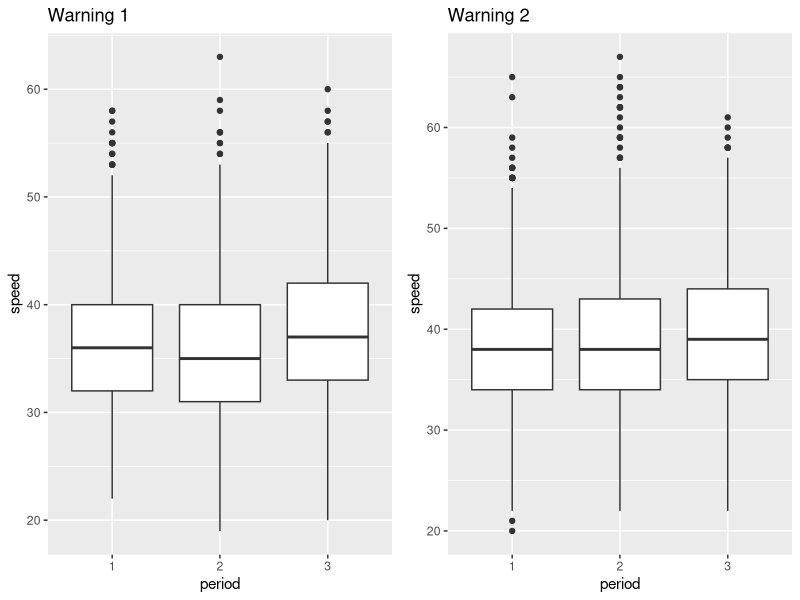
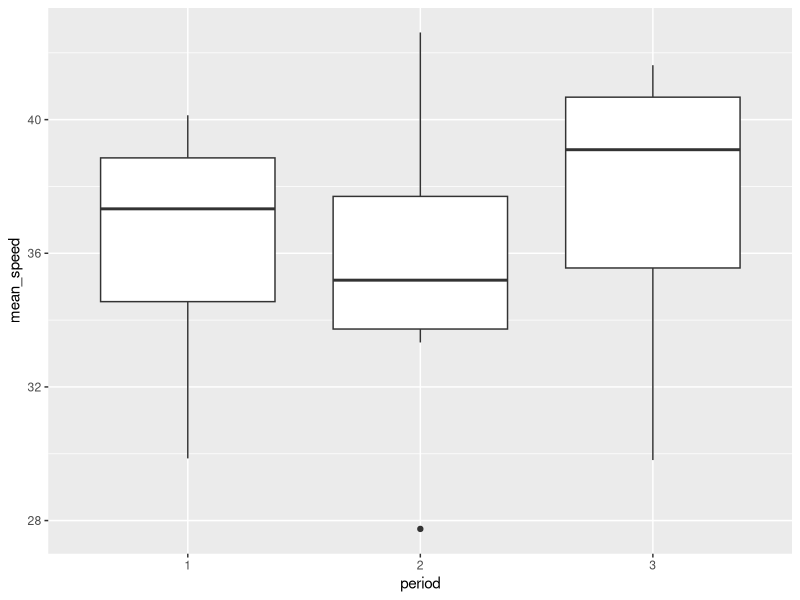

The R script that drew these images, in order:
### Stats with R Exercise sheet 7

##########################
#Week 8: ANOVA
##########################


## This exercise sheet contains the exercises that you will need to complete and 
## submit by 23:55 on Sunday, December 9. Write the code below the questions. 
## If you need to provide a written answer, comment this out using a hashtag (#). 
## Submit your homework via moodle.
## You are allowed to work together in group up to three students, but everybody 
## needs to submit the group version of the homework via moodle.
## You need to provide a serious attempt to each exercise in order to have
## the assignment graded as complete. 

## Please write below your (and your teammates) name, matriculation number. 
## Name: Ayan Majumdar, Chirag Bhuvaneshwara, Egla Hajdini
## Matriculation number: 2571656, 2571703, 2571690

## Change the name of the file by adding your matriculation numbers
## (exercise0N_firstID_secondID_thirdID.R)

###########################################################################################



#######################
### PART 1: Preparation
#######################

library(boot)
library(ggplot2)
library(reshape)

# This time we will be working with the "amis" data frame (package 'boot') that has 
# 8437 rows and 4 columns.

# In a study into the effect that warning signs have on speeding patterns, Cambridgeshire
# County Council considered 14 pairs of locations. The locations were paired to account 
# for factors such as traffic, volume and type of road. One site in each pair had a sign 
# erected warning of the dangers of speeding and asking drivers to slow down. No action 
# was taken at the second site. Three sets of measurements were taken at each site. 
# Each set of measurements was nominally of the speeds of 100 cars but not all sites 
# have exactly 100 measurements. These speed measurements were taken before the erection 
# of the sign, shortly after the erection of the sign, and again after the sign had been 
# in place for some time.

# 1. For the further reference please use ?amis. It may take some time to understand the dataset. 
?amis

# 2. Load the dataset and briefly inspect it. 
# Feel free to make some plots, calculate some statistics in order to understand the data.
data <- amis
str(amis)
# 3. All our columns have numeric type. Convert the categorial columns to factors.
data$period <- as.factor(data$period)
data$warning <- as.factor(data$warning)
data$pair <- as.factor(data$pair)
str(data)
# 4. Build a boxplot for the distribution of `speed` for each of `period` values 
# (before, immediately after and after some time). Build 2 plots side by side
# depending on the `warning` variable.
# (for all plots here and below please use ggplot)
library(cowplot)
plt1 <- ggplot(data[data$warning=="1",], aes(x=period, y=speed)) + geom_boxplot() + ggtitle("Warning 1")
plt2 <- ggplot(data[data$warning=="2",], aes(x=period, y=speed)) + geom_boxplot() + ggtitle("Warning 2")
plot_grid(plt1, plt2)
# 5. What can you conclude according this plot? What can you say about people behaviour in
# different periods: before, immediately after and after some time?

# When there is a sign, after seeing the sign speed reduces, but again increases when measured after a longer time.
# When there is no sign, not much difference in periods 1 and 2, but slightly increases in period 3.

# 6. What are your ideas about why the data with warning==2 (which correspond to the
# measurements in different times on sites where no sign was erected) was collected?

# This data can show if the posting of warning signs have immediate and long term effect on people for speed control.

#######################
### PART 2: 1-way ANOVA
#######################

#1. First let's create a new data frame which will be used for all PART 2.
# For 1-way ANOVA we will be working with the subset of `amis` where the 
# warning sign was erected, which corresponds to warning==1, therefore first
# subset your data to filter out warning==2 and then apply cast() to average
# speed over each "pair" and "period. Assign this new data frame to the variable casted_data.

data1 <- subset(data, data$warning==1)
data1 <- cast(data1, period + pair~., fun.aggregate = 'mean', value = 'speed', na.rm = TRUE)
colnames(data1)[3] <- "mean_speed"

# 2. Build a boxplot of the average speed depending on period
ggplot(data1, aes(x=period,y=mean_speed)) + geom_boxplot() 

# 3. Is there a difference between the periods?

# There seems to be significant difference between period 1 and 2 and 2 and 3 but little between 1 and 3.

# 4. Now, let's check each ANOVA assumptions and whether they are violated or not and why.

# a) Independence assumption
# (you need to figure out the best way to do it and give a detailed justified answer)

# In the data frame data1, there is exactly one unique entry for period-pair combination. So, the independence assumption is met.

# b) Normality of residuals
# (you need to figure out the best way to do it and give a detailed justified answer)

shapiro.test(data1$mean_speed)
# We can apply Shapiro test. The null hypothesis is that the data is normally distributed. 
# From output, we see that the p-value is 0.3494, which is significantly large, and so we cannot reject the null hypothesis.
# Hence, we can assume that the data satisfies the normality of residuals.

# c) Homogeneity of variance of residuals
# (you need to figure out the best way to do it and give a detailed justified answer)

#install.packages("car")
library(car)
leveneTest(data1$mean_speed ~ data1$period, center="mean")
# Levene Test can be applied to check the homogenity of variance. As P value is very big, we can assume that
# there is homogenity of variance.

# 5.Now we are ready to perform 1-way ANOVA: please use the function aov() on the speed
# depending on the period,report p-value and interpret the result in details

aov_1 <- aov(data1$mean_speed ~ data1$period)
summary(aov_1)

# p-value is 0.382. We see that as there are 3 periods, the degrees of freedom = 2. The F-value = 0.986.
# Hence, the ratio of between group variance to within group variance is not high enough.

# 6. Please do a pairwise t-test with pairwise.t.test()

(pairwise.t.test(data1$mean_speed, data1$period, p.adjust="none"))

# 7. Report pair-wise p-values and interpret the result in details

# Period 1 to 2 is 0.59, 1 to 3 is 0.4, 2 to 3 is 0.17. All of the p values are large.
# So there seems to be no significant relationship between any pair of period values.

# 8. Try to use no adjustment for pairwise testing and then Bonferroni correction.
# Does the result change?
(pairwise.t.test(data1$mean_speed, data1$period, p.adjust="bonferroni"))
# The results change, the p values increase significantly if we use Bonferroni.

#######################
### PART 3: 2-way ANOVA
#######################
# 1. Now we want to analyze the influence of 2 categorial variables (period and warning) on the speed.
# So let's turn back to our initial dataset amis (not its subset with warning==1)
# First, we need to again average the speed over each `pair`, `warning` and `period
# Cast your data again and assign the resuts to casted_data2

casted_data2 <- cast(data, warning + period + pair~., fun.aggregate = 'mean', value = 'speed', na.rm = TRUE)
colnames(casted_data2)[4] <- 'mean_speed'
# 2. Calculate the mean for each of 6 pairs of `period` and `warning`

aggregate(casted_data2$mean_speed, list(casted_data2$period, casted_data2$warning), mean)

# 3. Do you think there is a significant difference in some of the groups?

# There is some difference between (Period=2,Warning=1) vs (Period=2,Warning=2) and (Period=3,Warning=2)
# and (Period=1,Warning=1) and (Period=1,Warning=2).
# So, when warning changes, in these periods we see some difference in means.

# 4. Now apply 2-way ANOVA: please use the function aov() on the speed depending on the period and warning
# report p-value and interpret the result in details

aov_2 <- aov(casted_data2$mean_speed ~ casted_data2$period * casted_data2$warning)
summary(aov_2)
# From the 2 way test, we see that the main test on period vs mean speed is not significant. The test on
# warning and mean speed was significant at p-value of 0.00488 (< 0.01). Here, the F value is 8.396. 
# So, the between group variance of warning was significantly higher than the variance within the groups.
# Again, the interaction effect between warning and period was inconclusive as it was not statistically significant.
# The F value of the interaction effect was the lowest, then the main test on period, and finally the largest was warning.

# 5. What do you conclude about the behaviour of drivers based on the 2-way ANOVA?

# We conclude that drivers did indeed change speeds when they saw warning sign in the streets. However, 
# there was no significant effect of the measurement time period on the speed, and there was no significant
# interaction effect between period and warning.
